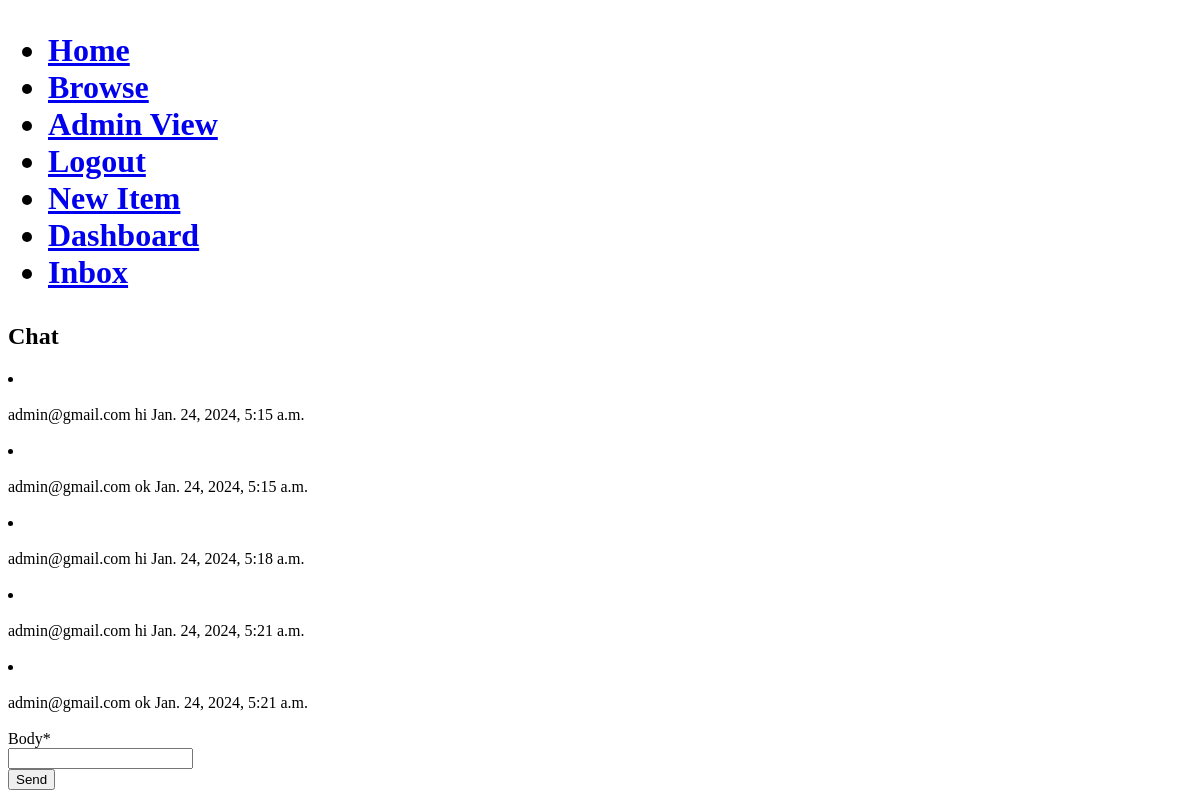
Before: /chat/2/ (signed in) with the older database file.
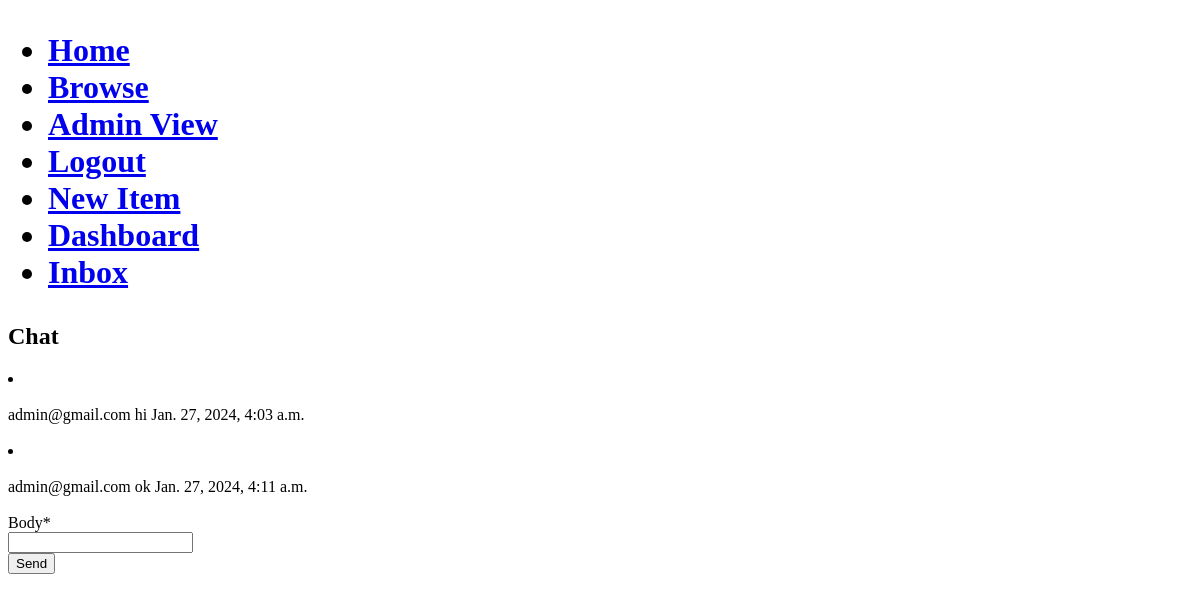
After: the same page with the newer database file.
### chat/models.py (models this page shows, shortened)
class Message(models.Model):
    sender = models.ForeignKey(
        User, on_delete=models.CASCADE, blank=False, null=False, related_name="sender"
    )
    receiver = models.ForeignKey(
        User, on_delete=models.CASCADE, blank=False, null=False, related_name="receiver"
    )
    created_at = models.DateTimeField(auto_now_add=True)
    body = models.CharField(max_length=500, blank=False, null=False)
    read = models.BooleanField(default=False)
    @staticmethod
    def chat_exists(pk1, pk2):
        message = Message.objects.filter(
            Q(sender_id=pk1, receiver_id=pk2) | Q(sender_id=pk2, receiver_id=pk1)
        ).first()
        if not message:
            return False
        else:
            return True
    def get_all_messages_in_chat(pk1, pk2):
        messages = Message.objects.filter(
            Q(sender_id=pk1, receiver_id=pk2) | Q(sender_id=pk2, receiver_id=pk1)
        ).order_by("created_at")
        return messages

### user/models.py (models this page shows)
class User(AbstractUser):
    username = None
    email = models.EmailField(unique=True, max_length=50, blank=False, null=False)
    first_name = models.CharField(max_length=50, blank=False, null=False)
    last_name = models.CharField(max_length=50, blank=False, null=False)
    created_at = models.DateTimeField(auto_now_add=True)
    is_seller = models.BooleanField(default=False)
    USERNAME_FIELD = "email"
    REQUIRED_FIELDS = []
    object = customUserManager()
    def __str__(self):
        return self.email

### core/views.py (the view, shortened to what this page needs)
# urls.py: path("chat/", chatView.as_view(), name="chat"),
class chatView(View):
    def get(self, request, receiver_pk=None):
        if request.user.is_authenticated:
            sender = request.user
            sender_pk = sender.id
            checker = Message.chat_exists(sender_pk, receiver_pk)
            if checker:
                chatMessages = Message.get_all_messages_in_chat(sender_pk, receiver_pk)
                form = chat_form()
                context = {
                    "chatMessages": chatMessages,
                    "form": form,
                    "receiver_pk": receiver_pk,
                }
                return render(request, "core/chat.html", context)
            else:
                form = chat_form()
                context = {"form": form, "receiver_pk": receiver_pk}
                return render(request, "core/chat.html", context)
        else:
            redirect(reverse_lazy("login"))

### chat/forms.py
class chat_form(forms.ModelForm):
    class Meta:
        model = Message
        fields = ["body"]

### core/templates/core/chat.html
{%extends 'core/includes/navBar.html' %} {%block content2%}
<h2>Chat</h2>
{%load crispy_forms_tags%}
{% for message in chatMessages %}
    <div>
        <li><br><br>
        {{message.sender}}
        {{message.body}}
        {{message.created_at}}
        <br><br></li>
    </div>
{% endfor %}
<form method="POST" class="form-group" action="{% url 'chat' receiver_pk%}">
    {% csrf_token %} {{ form|crispy }}
    <button type="submit" class="btn btn-success">Send</button>
  </form>
{%endblock%}

### core/templates/core/includes/navbar.html
<!DOCTYPE html>
{% extends 'core/includes/base.html' %} {% block content1 %}
<h1>
  <ul>
    <li><a href="{% url 'index' %}">Home</a></li>
    <li><a href= " {% url 'SearchItem' %}">Browse</a></li>
    {%if request.user.is_superuser %}
      <li><a href="/admin/">Admin View</a></li>
      <li><a href= " {% url 'logout' %}">Logout</a></li>
      <li><a href= " {% url 'createItem' %}">New Item</a></li>
      <li><a href= " {% url 'dashboard' %}">Dashboard</a></li>
      <li><a href= " {% url 'inbox' %}">Inbox</a></li>
    {%elif request.user.is_authenticated %}
      <li><a href= " {% url 'logout' %}">Logout</a></li>
      <li><a href= " {% url 'editUser' %}">Edit profile</a></li>
      <li><a href= " {% url 'createItem' %}">New Item</a></li>
      <li><a href= " {% url 'dashboard' %}">Dashboard</a></li>
      <li><a href= " {% url 'inbox' %}">Inbox</a></li>
    {% else %}
      <li><a href="{% url 'register'%}">sign up</a></li>
      <li><a href="{% url 'login'%}">log in</a></li>
    {% endif %}
  </ul>
</h1>
{% endblock %} {% comment %} {% block %} {% endblock %} {% endcomment %}

### core/templates/core/includes/base.html (shortened to what this page needs)
<!DOCTYPE html>
<html lang="en">
  {%block title%}
  <head>
  </head>
  {%endblock%} {%include 'core/includes/messages.html'%} {%block content1%}
  {%endblock%} {%block content2%} {%endblock%}
</html>

Changed rows visible on the page:
removed Message: sender "admin@gmail.com", body "hi", created_at "Jan. 24, 2024, 5:15 a.m."
removed Message: sender "admin@gmail.com", body "ok", created_at "Jan. 24, 2024, 5:15 a.m."
removed Message: sender "admin@gmail.com", body "hi", created_at "Jan. 24, 2024, 5:18 a.m."
removed Message: sender "admin@gmail.com", body "hi", created_at "Jan. 24, 2024, 5:21 a.m."
removed Message: sender "admin@gmail.com", body "ok", created_at "Jan. 24, 2024, 5:21 a.m."
added Message: sender "admin@gmail.com", body "hi", created_at "Jan. 27, 2024, 4:03 a.m."
added Message: sender "admin@gmail.com", body "ok", created_at "Jan. 27, 2024, 4:11 a.m."
